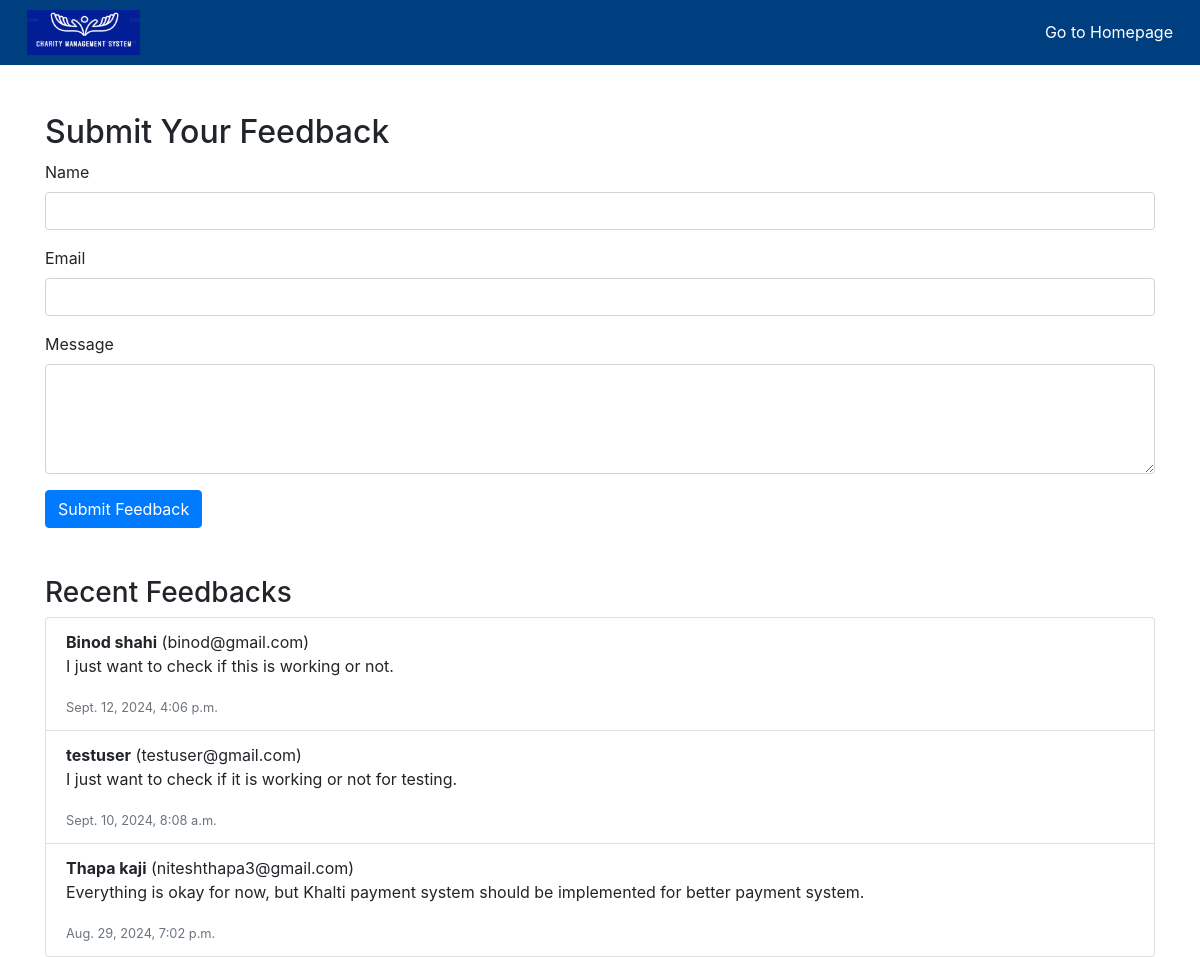
The page /feedback/ on the database its author committed.
### donor_management/models.py (models this page shows, shortened)
class Feedback(models.Model):
    name = models.CharField(max_length=100)
    email = models.EmailField()
    message = models.TextField()
    created_at = models.DateTimeField(auto_now_add=True)

### Charity_Project/views.py (the view)
# urls.py: path('feedback/', feedback_page, name='feedback_page'),
def feedback_page(request):
    if request.method == 'POST':
        name = request.POST.get('name')
        email = request.POST.get('email')
        message = request.POST.get('message')
        Feedback.objects.create(name=name, email=email, message=message)
        return redirect('feedback_page')  # Redirect to the same page after submitting feedback
    recent_feedbacks = Feedback.objects.all().order_by('-created_at')[:10]
    context = {
        'recent_feedbacks': recent_feedbacks
    }
    return render(request, 'feedback_page.html', context)

### Charity_Project/templates/feedback_page.html (shortened to what this page needs)
<!DOCTYPE html>
<html lang="en">
<head>
    <link rel="stylesheet" href="https://stackpath.bootstrapcdn.com/bootstrap/4.5.2/css/bootstrap.min.css">
</head>
<body>
 <header>
  {% include 'navbar.html' %}
 </header>
<div class="container mt-5">
    <h2>Submit Your Feedback</h2>
    <form method="post">
        <div class="form-group">
            <label for="name">Name</label>
            <input type="text" class="form-control" id="name" name="name" required>
        </div>
        <div class="form-group">
            <label for="email">Email</label>
            <input type="email" class="form-control" id="email" name="email" required>
        </div>
        <div class="form-group">
            <label for="message">Message</label>
            <textarea class="form-control" id="message" name="message" rows="4" required></textarea>
        </div>
        <button type="submit" class="btn btn-primary">Submit Feedback</button>
    </form>
    <h3 class="mt-5">Recent Feedbacks</h3>
    <ul class="list-group">
        {% for feedback in recent_feedbacks %}
            <li class="list-group-item">
                <strong>{{ feedback.name }}</strong> ({{ feedback.email }})<br>
                <p>{{ feedback.message }}</p>
                <small class="text-muted">{{ feedback.created_at }}</small>
            </li>
        {% endfor %}
    </ul>
</div>
</body>
</html>

### Charity_Project/templates/navbar.html (style rules this page uses)
* { margin: 0; padding: 0; box-sizing: border-box; }

### rows shown on the page
Feedback: name "Binod shahi", email "binod@gmail.com", message "I just want to check if this is working or not.", created_at "Sept. 12, 2024, 4:06 p.m."
Feedback: name "testuser", email "testuser@gmail.com", message "I just want to check if it is working or not for testing.", created_at "Sept. 10, 2024, 8:08 a.m."
Feedback: name "Thapa kaji", email "niteshthapa3@gmail.com", message "Everything is okay for now, but Khalti payment system should be implemented for better payment system.", created_at "Aug. 29, 2024, 7:02 p.m."
